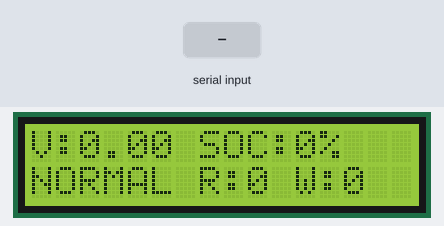
This sketch was run on a simulated ESP32. Shown: 16×2 character LCD. The test bench sets the inputs (shaded band). What the sketch prints to the serial monitor is not drawn.

Above: at 1.2 s.
At 3.6 s:
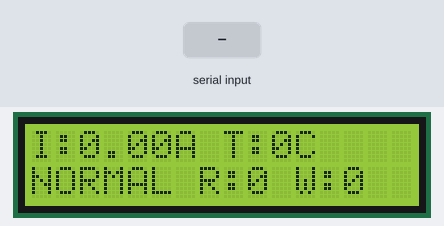
3.7 s: "1\n" received over Serial
At 6.5 s:
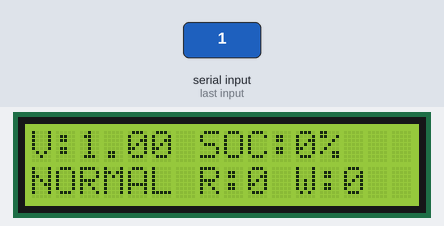
6.7 s: "2\n" received over Serial
At 9.5 s:
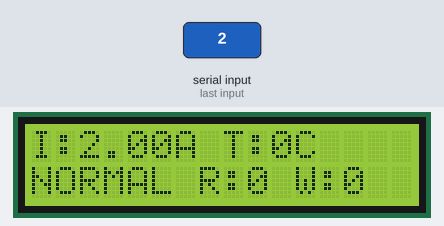
9.7 s: "0\n" received over Serial
At 10.6 s:
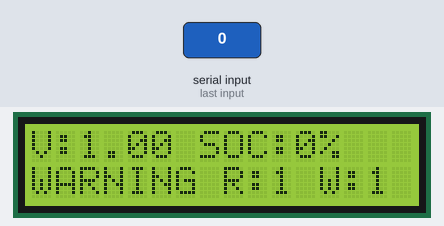
Timing chart, 0 to 12.7 s (numbered marks = the images above; inputs shaded):
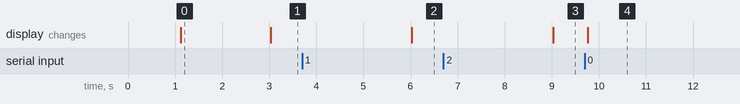

The sketch:

sketch_backup.ino
```cpp
#include <Wire.h>
#include <LiquidCrystal_I2C.h>
#include <math.h>
#include <stdlib.h>

// LCD configuration
LiquidCrystal_I2C lcd(0x27, 16, 2);

const int SDA_PIN = 21;
const int SCL_PIN = 22;

// Battery thresholds
const float MIN_VOLTAGE = 9.6;
const float MAX_VOLTAGE = 12.6;
const float MAX_TEMPERATURE = 45.0;
const float MAX_CURRENT = 5.0;

const int MAX_LOG_ENTRIES = 10;

enum FaultCode {
  LOW_VOLTAGE = 1,
  HIGH_VOLTAGE,
  HIGH_TEMPERATURE,
  HIGH_CURRENT
};

struct FaultEvent {
  unsigned long elapsedMs;
  unsigned int reportNumber;
  FaultCode code;
};

FaultEvent faultLog[MAX_LOG_ENTRIES];
unsigned long faultCounts[4] = {0, 0, 0, 0};

int logIndex = 0;
int logCount = 0;
int inputStage = 0;

unsigned int reportNumber = 0;
unsigned int warningReports = 0;

float voltage = 0;
float current = 0;
float temperature = 0;

bool lastWarning = false;

String inputLine = "";

// LCD page management
int lcdPage = 0;
unsigned long lastPageChange = 0;
const unsigned long PAGE_INTERVAL = 3000;

const char* prompts[] = {
  "Enter battery voltage (V), then press Enter:",
  "Enter battery current (A), then press Enter:",
  "Enter battery temperature (C), then press Enter:"
};

void showPrompt() {
  Serial.println();
  Serial.println(prompts[inputStage]);
}

const char* faultName(FaultCode code) {
  switch (code) {
    case LOW_VOLTAGE: return "LOW VOLTAGE";
    case HIGH_VOLTAGE: return "HIGH VOLTAGE";
    case HIGH_TEMPERATURE: return "HIGH TEMPERATURE";
    case HIGH_CURRENT: return "HIGH CURRENT";
    default: return "UNKNOWN";
  }
}

void logFault(FaultCode code) {
  faultLog[logIndex] = {millis(), reportNumber, code};

  logIndex = (logIndex + 1) % MAX_LOG_ENTRIES;

  if (logCount < MAX_LOG_ENTRIES) {
    logCount++;
  }

  faultCounts[(int)code - 1]++;

  Serial.print("FAULT CODE ");
  Serial.print((int)code);
  Serial.print(": ");
  Serial.println(faultName(code));
}

float estimateSOC(float v) {
  float soc = ((v - 9.0) / 3.6) * 100.0;

  if (soc > 100.0) soc = 100.0;
  if (soc < 0.0) soc = 0.0;

  return soc;
}

// LCD page 0: voltage, SOC, status and counters
// LCD page 1: current, temperature, status and counters
void updateLCD(bool forceUpdate = false) {
  unsigned long now = millis();

  if (!forceUpdate &&
      now - lastPageChange >= PAGE_INTERVAL) {
    lcdPage = 1 - lcdPage;
    lastPageChange = now;
    forceUpdate = true;
  }

  if (!forceUpdate) return;

  lcd.clear();
  lcd.setCursor(0, 0);

  if (lcdPage == 0) {
    lcd.print("V:");
    lcd.print(voltage, 2);
    lcd.print(" SOC:");
    lcd.print(estimateSOC(voltage), 0);
    lcd.print("%");
  } else {
    lcd.print("I:");
    lcd.print(current, 2);
    lcd.print("A T:");
    lcd.print(temperature, 0);
    lcd.print("C");
  }

  lcd.setCursor(0, 1);

  if (lastWarning) {
    lcd.print("WARNING");
  } else {
    lcd.print("NORMAL");
  }

  lcd.print(" R:");
  lcd.print(reportNumber);
  lcd.print(" W:");
  lcd.print(warningReports);
}

void showFaultLog() {
  Serial.println();
  Serial.println("--- RECENT FAULT LOG ---");

  if (logCount == 0) {
    Serial.println("No faults recorded.");
  } else {
    int start =
      (logIndex - logCount + MAX_LOG_ENTRIES)
      % MAX_LOG_ENTRIES;

    for (int i = 0; i < logCount; i++) {
      int idx = (start + i) % MAX_LOG_ENTRIES;

      Serial.print("Report ");
      Serial.print(faultLog[idx].reportNumber);
      Serial.print(" | Time(ms): ");
      Serial.print(faultLog[idx].elapsedMs);
      Serial.print(" | ");
      Serial.println(faultName(faultLog[idx].code));
    }
  }

  Serial.println("--- FAULT COUNTS ---");

  for (int i = 0; i < 4; i++) {
    Serial.print(faultName((FaultCode)(i + 1)));
    Serial.print(": ");
    Serial.println(faultCounts[i]);
  }
}

void checkBattery() {
  bool warning = false;

  Serial.println();
  Serial.println("===== BATTERY REPORT =====");

  Serial.print("Report number: ");
  Serial.println(reportNumber);

  Serial.print("Voltage: ");
  Serial.print(voltage, 2);
  Serial.println(" V");

  Serial.print("Current: ");
  Serial.print(current, 2);
  Serial.println(" A");

  Serial.print("Temperature: ");
  Serial.print(temperature, 1);
  Serial.println(" C");

  Serial.print("Estimated SOC: ");
  Serial.print(estimateSOC(voltage), 1);
  Serial.println(" %");

  if (voltage < MIN_VOLTAGE) {
    logFault(LOW_VOLTAGE);
    warning = true;
  }

  if (voltage > MAX_VOLTAGE) {
    logFault(HIGH_VOLTAGE);
    warning = true;
  }

  if (temperature > MAX_TEMPERATURE) {
    logFault(HIGH_TEMPERATURE);
    warning = true;
  }

  if (current > MAX_CURRENT) {
    logFault(HIGH_CURRENT);
    warning = true;
  }

  lastWarning = warning;

  // Count reports, not individual fault events
  if (warning) {
    warningReports++;
  }

  Serial.print("SYSTEM STATUS: ");
  Serial.println(warning ? "WARNING" : "NORMAL");

  Serial.print("Total reports: ");
  Serial.println(reportNumber);

  Serial.print("Reports with warnings: ");
  Serial.println(warningReports);

  showFaultLog();

  Serial.println("==========================");

  // Show the latest report immediately on the LCD
  lcdPage = 0;
  lastPageChange = millis();
  updateLCD(true);
}

void processInput(String text) {
  text.trim();

  if (text.length() == 0) return;

  char* endPtr;
  float value = strtof(text.c_str(), &endPtr);

  if (endPtr == text.c_str() ||
      *endPtr != '\0' ||
      !isfinite(value)) {
    Serial.println("Invalid number. Please try again.");
    showPrompt();
    return;
  }

  float minimum = 0.0;
  float maximum = 20.0;

  if (inputStage == 2) {
    minimum = -40.0;
    maximum = 125.0;
  }

  if (value < minimum || value > maximum) {
    Serial.println("Value outside permitted input range.");
    showPrompt();
    return;
  }

  if (inputStage == 0) {
    voltage = value;
    inputStage = 1;
    showPrompt();
    return;
  }

  if (inputStage == 1) {
    current = value;
    inputStage = 2;
    showPrompt();
    return;
  }

  temperature = value;
  reportNumber++;

  checkBattery();

  inputStage = 0;
  showPrompt();
}

void setup() {
  Serial.begin(115200);

  Wire.begin(SDA_PIN, SCL_PIN);

  lcd.init();
  lcd.backlight();
  lcd.clear();

  lcd.setCursor(0, 0);
  lcd.print("ESP32 Battery");
  lcd.setCursor(0, 1);
  lcd.print("Monitor Ready");

  Serial.println("INTERACTIVE ESP32 BATTERY MONITOR");
  Serial.println("LCD and report counters enabled.");
  Serial.println("Enter one value at a time.");

  delay(1000);

  voltage = 0;
  current = 0;
  temperature = 0;
  lastWarning = false;

  updateLCD(true);
  showPrompt();
}

void loop() {
  // Accept serial input without blocking
  while (Serial.available() > 0) {
    char c = (char)Serial.read();

    if (c == '\n' || c == '\r') {
      if (inputLine.length() > 0) {
        processInput(inputLine);
        inputLine = "";
      }
    } else if (c >= 32 && c <= 126) {
      if (inputLine.length() < 30) {
        inputLine += c;
      } else {
        inputLine = "";
        Serial.println(
          "Input too long. Please enter a number."
        );
        showPrompt();
      }
    }
  }

  // Alternate LCD pages every three seconds
  updateLCD();
}
```

Measured:
- after the input at 3.7 s, the display: changes after 2.3 s (image 2)
- after the input at 6.7 s, the display: changes after 2.3 s (image 3)
- after the input at 9.7 s, the display: changes after 0.06 s (image 4)
- what the display in image 0 shows lasts 1.9 s, from 1.1 s to 3.0 s
